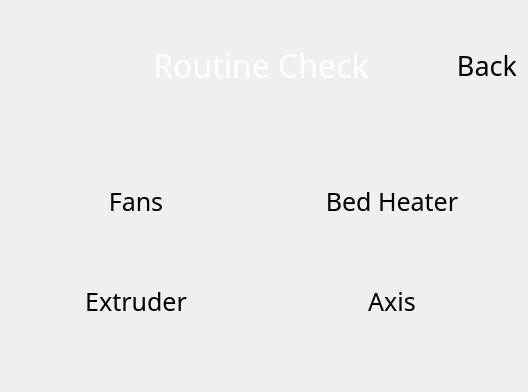
  <widget class="QWidget" name="routines_page">
   <layout class="QVBoxLayout" name="verticalLayout_5">
    <item>
     <spacer name="verticalSpacer_11">
      <property name="orientation">
       <enum>Qt::Orientation::Vertical</enum>
      </property>
      <property name="sizeType">
       <enum>QSizePolicy::Policy::Minimum</enum>
      </property>
      <property name="sizeHint" stdset="0">
       <size>
        <width>20</width>
        <height>24</height>
       </size>
      </property>
     </spacer>
    </item>
    <item>
     <layout class="QHBoxLayout" name="routines_header_layout">
      <property name="sizeConstraint">
       <enum>QLayout::SizeConstraint::SetMinimumSize</enum>
      </property>
      <item>
       <spacer name="horizontalSpacer_2">
        <property name="orientation">
         <enum>Qt::Orientation::Horizontal</enum>
        </property>
        <property name="sizeType">
         <enum>QSizePolicy::Policy::Minimum</enum>
        </property>
        <property name="sizeHint" stdset="0">
         <size>
          <width>60</width>
          <height>20</height>
         </size>
        </property>
       </spacer>
      </item>
      <item>
       <widget class="QLabel" name="routines_page_title">
        <property name="sizePolicy">
         <sizepolicy hsizetype="Expanding" vsizetype="Minimum">
          <horstretch>0</horstretch>
          <verstretch>0</verstretch>
         </sizepolicy>
        </property>
        <property name="font">
         <font>
          <family>Momcake</family>
          <pointsize>24</pointsize>
         </font>
        </property>
        <property name="styleSheet">
         <string notr="true">background: transparent; color: white;</string>
        </property>
        <property name="text">
         <string>Routine Check</string>
        </property>
        <property name="alignment">
         <set>Qt::AlignCenter</set>
        </property>
        <property name="class" stdset="0">
         <string>title_text</string>
        </property>
       </widget>
      </item>
      <item>
       <widget class="IconButton" name="routine_check_back_btn">
        <property name="sizePolicy">
         <sizepolicy hsizetype="Minimum" vsizetype="Minimum">
          <horstretch>0</horstretch>
          <verstretch>0</verstretch>
         </sizepolicy>
        </property>
        <property name="minimumSize">
         <size>
          <width>60</width>
          <height>60</height>
         </size>
        </property>
        <property name="maximumSize">
         <size>
          <width>60</width>
          <height>60</height>
         </size>
        </property>
        <property name="font">
         <font>
          <family>Momcake</family>
          <pointsize>20</pointsize>
          <italic>false</italic>
          <stylestrategy>PreferAntialias</stylestrategy>
         </font>
        </property>
        <property name="mouseTracking">
         <bool>false</bool>
        </property>
        <property name="tabletTracking">
         <bool>true</bool>
        </property>
        <property name="contextMenuPolicy">
         <enum>Qt::ContextMenuPolicy::NoContextMenu</enum>
        </property>
        <property name="layoutDirection">
         <enum>Qt::LayoutDirection::LeftToRight</enum>
        </property>
        <property name="styleSheet">
         <string notr="true"/>
        </property>
        <property name="text">
         <string>Back</string>
        </property>
        <property name="autoDefault">
         <bool>false</bool>
        </property>
        <property name="flat">
         <bool>true</bool>
        </property>
        <property name="class" stdset="0">
         <string>menu_btn</string>
        </property>
        <property name="button_type" stdset="0">
         <string>icon</string>
        </property>
        <property name="icon_pixmap" stdset="0">
         <pixmap resource="resources/icon_resources.qrc">:/ui/media/btn_icons/back.svg</pixmap>
        </property>
       </widget>
      </item>
     </layout>
    </item>
    <item>
     <spacer name="verticalSpacer">
      <property name="orientation">
       <enum>Qt::Orientation::Vertical</enum>
      </property>
      <property name="sizeType">
       <enum>QSizePolicy::Policy::Minimum</enum>
      </property>
      <property name="sizeHint" stdset="0">
       <size>
        <width>20</width>
        <height>60</height>
       </size>
      </property>
     </spacer>
    </item>
    <item>
     <layout class="QGridLayout" name="routines_content_layout">
      <property name="verticalSpacing">
       <number>20</number>
      </property>
      <item row="0" column="1">
       <widget class="BlocksCustomButton" name="rc_bheat">
        <property name="sizePolicy">
         <sizepolicy hsizetype="Expanding" vsizetype="Expanding">
          <horstretch>0</horstretch>
          <verstretch>0</verstretch>
         </sizepolicy>
        </property>
        <property name="minimumSize">
         <size>
          <width>250</width>
          <height>80</height>
         </size>
        </property>
        <property name="maximumSize">
         <size>
          <width>250</width>
          <height>80</height>
         </size>
        </property>
        <property name="font">
         <font>
          <family>Momcake</family>
          <pointsize>19</pointsize>
          <italic>false</italic>
          <stylestrategy>PreferAntialias</stylestrategy>
         </font>
        </property>
        <property name="mouseTracking">
         <bool>false</bool>
        </property>
        <property name="tabletTracking">
         <bool>true</bool>
        </property>
        <property name="contextMenuPolicy">
         <enum>Qt::ContextMenuPolicy::NoContextMenu</enum>
        </property>
        <property name="layoutDirection">
         <enum>Qt::LayoutDirection::LeftToRight</enum>
        </property>
        <property name="styleSheet">
         <string notr="true"/>
        </property>
        <property name="text">
         <string>Bed Heater</string>
        </property>
        <property name="autoDefault">
         <bool>false</bool>
        </property>
        <property name="flat">
         <bool>true</bool>
        </property>
        <property name="class" stdset="0">
         <string>menu_btn</string>
        </property>
        <property name="icon_pixmap" stdset="0">
         <pixmap resource="resources/icon_resources.qrc">:/temperature_related/media/btn_icons/temperature_plate.svg</pixmap>
        </property>
       </widget>
      </item>
      <item row="0" column="0">
       <widget class="BlocksCustomButton" name="rc_fans">
        <property name="sizePolicy">
         <sizepolicy hsizetype="Expanding" vsizetype="Expanding">
          <horstretch>0</horstretch>
          <verstretch>0</verstretch>
         </sizepolicy>
        </property>
        <property name="minimumSize">
         <size>
          <width>250</width>
          <height>80</height>
         </size>
        </property>
        <property name="maximumSize">
         <size>
          <width>250</width>
          <height>80</height>
         </size>
        </property>
        <property name="font">
         <font>
          <family>Momcake</family>
          <pointsize>19</pointsize>
          <italic>false</italic>
          <stylestrategy>PreferAntialias</stylestrategy>
         </font>
        </property>
        <property name="mouseTracking">
         <bool>false</bool>
        </property>
        <property name="tabletTracking">
         <bool>true</bool>
        </property>
        <property name="contextMenuPolicy">
         <enum>Qt::ContextMenuPolicy::NoContextMenu</enum>
        </property>
        <property name="layoutDirection">
         <enum>Qt::LayoutDirection::LeftToRight</enum>
        </property>
        <property name="styleSheet">
         <string notr="true"/>
        </property>
        <property name="text">
         <string>Fans</string>
        </property>
        <property name="autoDefault">
         <bool>false</bool>
        </property>
        <property name="flat">
         <bool>true</bool>
        </property>
        <property name="class" stdset="0">
         <string>menu_btn</string>
        </property>
        <property name="icon_pixmap" stdset="0">
         <pixmap resource="resources/icon_resources.qrc">:/fan_related/media/btn_icons/fan_cage.svg</pixmap>
        </property>
       </widget>
      </item>
      <item row="1" column="1">
       <widget class="BlocksCustomButton" name="rc_axis">
        <property name="sizePolicy">
         <sizepolicy hsizetype="Expanding" vsizetype="Expanding">
          <horstretch>0</horstretch>
          <verstretch>0</verstretch>
         </sizepolicy>
        </property>
        <property name="minimumSize">
         <size>
          <width>250</width>
          <height>80</height>
         </size>
        </property>
        <property name="maximumSize">
         <size>
          <width>250</width>
          <height>80</height>
         </size>
        </property>
        <property name="font">
         <font>
          <family>Momcake</family>
          <pointsize>19</pointsize>
          <italic>false</italic>
          <stylestrategy>PreferAntialias</stylestrategy>
         </font>
        </property>
        <property name="mouseTracking">
         <bool>false</bool>
        </property>
        <property name="tabletTracking">
         <bool>true</bool>
        </property>
        <property name="contextMenuPolicy">
         <enum>Qt::ContextMenuPolicy::NoContextMenu</enum>
        </property>
        <property name="layoutDirection">
         <enum>Qt::LayoutDirection::LeftToRight</enum>
        </property>
        <property name="styleSheet">
         <string notr="true"/>
        </property>
        <property name="text">
         <string>Axis</string>
        </property>
        <property name="autoDefault">
         <bool>false</bool>
        </property>
        <property name="flat">
         <bool>true</bool>
        </property>
        <property name="class" stdset="0">
         <string>menu_btn</string>
        </property>
        <property name="icon_pixmap" stdset="0">
         <pixmap resource="resources/icon_resources.qrc">:/motion/media/btn_icons/axis_maintenance.svg</pixmap>
        </property>
       </widget>
      </item>
      <item row="1" column="0">
       <widget class="BlocksCustomButton" name="rc_ext">
        <property name="sizePolicy">
         <sizepolicy hsizetype="Expanding" vsizetype="Expanding">
          <horstretch>0</horstretch>
          <verstretch>0</verstretch>
         </sizepolicy>
        </property>
        <property name="minimumSize">
         <size>
          <width>250</width>
          <height>80</height>
         </size>
        </property>
        <property name="maximumSize">
         <size>
          <width>250</width>
          <height>80</height>
         </size>
        </property>
        <property name="font">
         <font>
          <family>Momcake</family>
          <pointsize>19</pointsize>
          <italic>false</italic>
          <stylestrategy>PreferAntialias</stylestrategy>
         </font>
        </property>
        <property name="mouseTracking">
         <bool>false</bool>
        </property>
        <property name="tabletTracking">
         <bool>true</bool>
        </property>
        <property name="contextMenuPolicy">
         <enum>Qt::ContextMenuPolicy::NoContextMenu</enum>
        </property>
        <property name="layoutDirection">
         <enum>Qt::LayoutDirection::LeftToRight</enum>
        </property>
        <property name="styleSheet">
         <string notr="true"/>
        </property>
        <property name="text">
         <string>Extruder</string>
        </property>
        <property name="autoDefault">
         <bool>false</bool>
        </property>
        <property name="flat">
         <bool>true</bool>
        </property>
        <property name="class" stdset="0">
         <string>menu_btn</string>
        </property>
        <property name="icon_pixmap" stdset="0">
         <pixmap resource="resources/icon_resources.qrc">:/extruder_related/media/btn_icons/nozzle.svg</pixmap>
        </property>
       </widget>
      </item>
     </layout>
    </item>
    <item>
     <spacer name="verticalSpacer_2">
      <property name="orientation">
       <enum>Qt::Orientation::Vertical</enum>
      </property>
      <property name="sizeHint" stdset="0">
       <size>
        <width>20</width>
        <height>40</height>
       </size>
      </property>
     </spacer>
    </item>
   </layout>
  </widget>
